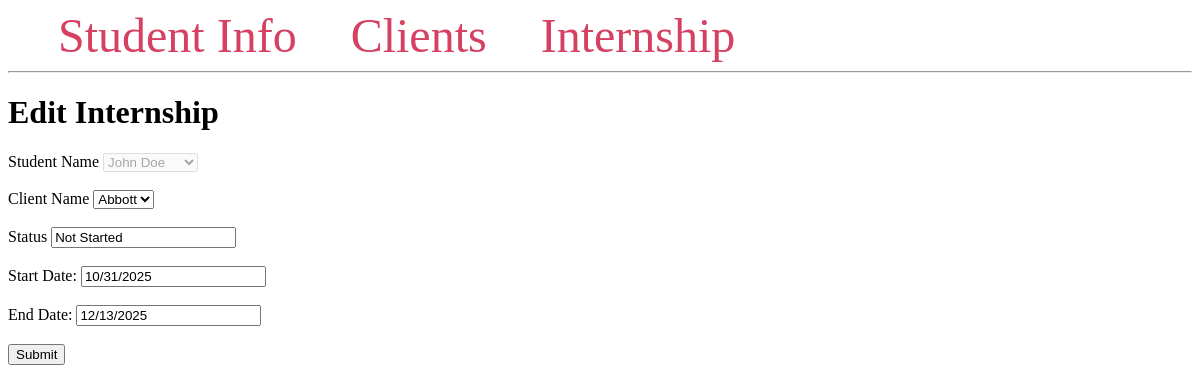
Page /1/editInternship/ on the committed database.
### tables this page shows
CREATE TABLE student_project_assignment(
    spa_id integer primary key autoincrement,
    student_id integer not null,
    client_id integer not null,
    status varchar not null,
    start_date date not null,
    end_date date not null,
    foreign key (student_id) references students(student_id),
    foreign key (client_id) references clients(client_id)
);

CREATE TABLE students (
    student_id INTEGER PRIMARY KEY AUTOINCREMENT,
    name TEXT NOT NULL,
    age INTEGER,
    grade TEXT NOT NULL,
    email TEXT NOT NULL,
    phone TEXT NOT NULL
);

CREATE TABLE clients(
    client_id integer primary key autoincrement,
    client_name varchar not null,
    location varchar not null,
    phone varchar not null
);

### main.py (the view, shortened to what this page needs)
@app.route('/<int:id>/editInternship/', methods=('GET','POST'))
def editInternship(id):
    conn = get_db_connection()
    internship = getInternship(id)
    students = conn.execute('SELECT student_id, name FROM students').fetchall();
    clients = conn.execute('SELECT client_id, client_name FROM clients').fetchall();
    return render_template('editInternship.html', internship=internship,students=students,clients=clients)

### main.py (called while the page is built)
def get_db_connection():
    conn = sqlite3.connect('student_project.db')
    conn.row_factory = sqlite3.Row
    return conn

def getInternship(id):
    conn = get_db_connection()
    internship = conn.execute('SELECT * FROM student_project_assignment WHERE spa_id = ?',
                        (id,)).fetchone()
    conn.close()
    if internship is None:
        abort(404)
    return internship

### templates/editInternship.html
{% extends 'base.html' %}
{% block content %}
<h1>{% block title %} Edit Internship {% endblock %}</h1>
<form method="post">
    <label for="student_name">Student Name</label>
    <select name="student_dropdown" disabled>
        {% for student in students %}
            <option value="{{ student['student_id'] }}" {% if student['student_id'] == internship['student_id'] %} selected {% endif %}>{{ student['name'] }}</option>
        {% endfor %}
    </select>
    <br><br>
    <label for="client_name">Client Name</label>
    <select name="client_dropdown">
        {% for client in clients %}
            <option value="{{ client['client_id'] }}" {% if client['client_id'] == internship['client_id'] %} selected {% endif %} >{{ client['client_name'] }}</option>
        {% endfor %}
    </select>
    <br><br>
    <label for="Status">Status</label>
    <input type="text" placeholder="Not Started yet" name ="status"  value="{{ internship['status']  }}">
    <br><br>
    <label for="start_date">Start Date:</label>
    <input type="text" placeholder="mm/dd/yyyy" name ="start_date" value="{{ internship['start_date']  }}">
    <br><br>
    <label for="Status">End Date:</label>
    <input type="text" placeholder="mm/dd/yyyy" name ="end_date" value="{{ internship['end_date']  }}">
    <br><br>
    <button type="submit">Submit</button>
</form>
{% endblock %}

### rows in the picture
student_project_assignment: student_dropdown "John Doe", client_dropdown "Abbott", status "Not Started", start_date "10/31/2025", end_date "12/13/2025"
